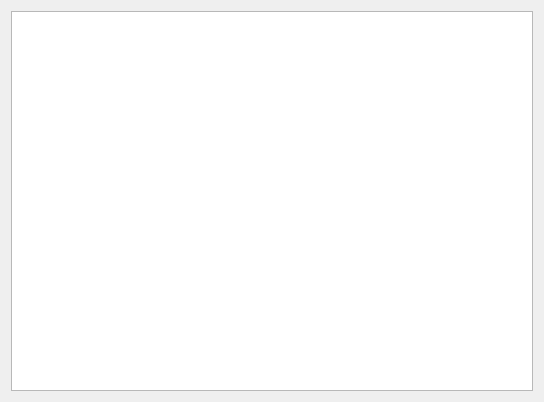
<?xml version="1.0" encoding="UTF-8"?>
<ui version="4.0">
 <class>TCPServerDlg</class>
 <widget class="QDialog" name="TCPServerDlg">
  <property name="geometry">
   <rect>
    <x>0</x>
    <y>0</y>
    <width>544</width>
    <height>402</height>
   </rect>
  </property>
  <property name="windowTitle">
   <string>Dialog</string>
  </property>
  <layout class="QVBoxLayout" name="verticalLayout">
   <item>
    <widget class="QTextBrowser" name="textBrowser"/>
   </item>
  </layout>
 </widget>
 <resources/>
 <connections/>
</ui>
